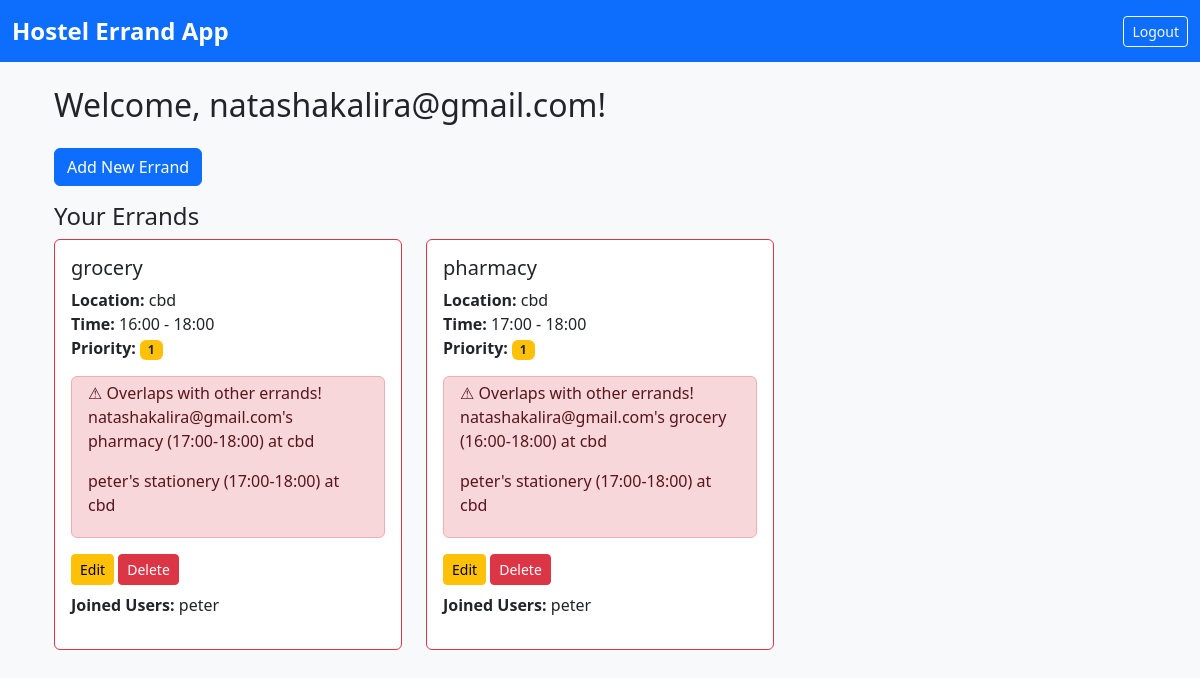
Screenshot of / (signed in) with the database file from the repository.
### app.py (models this page shows)
class User(db.Model, UserMixin):
    id = db.Column(db.Integer, primary_key=True)
    username = db.Column(db.String(50), unique=True, nullable=False)
    password = db.Column(db.String(50), nullable=False)
    errands = db.relationship('Errand', backref='user', lazy=True)
    joined_errands = db.relationship('Errand', secondary=participants, backref='joined_users')

class Errand(db.Model):
    id = db.Column(db.Integer, primary_key=True)
    user_id = db.Column(db.Integer, db.ForeignKey('user.id'), nullable=False)
    name = db.Column(db.String(100), nullable=False)
    location = db.Column(db.String(100), nullable=False)
    start_time = db.Column(db.String(5), nullable=False)
    end_time = db.Column(db.String(5), nullable=False)
    priority = db.Column(db.Integer, default=3)

### app.py (the view)
@app.route('/')
@login_required
def dashboard():
    errands = Errand.query.filter_by(user_id=current_user.id).all()
    all_errands = Errand.query.all()
    for e in errands:
        e.overlaps = find_overlaps(e, [ex for ex in all_errands if ex.id != e.id])
    return render_template('dashboard.html', errands=errands)

### app.py (called while the page is built)
@login_manager.user_loader
def load_user(user_id):
    return User.query.get(int(user_id))

def parse_time(time_str):
    return datetime.strptime(time_str, "%H:%M")

def is_overlap(start1, end1, start2, end2):
    start1, end1 = parse_time(start1), parse_time(end1)
    start2, end2 = parse_time(start2), parse_time(end2)
    return start1 < end2 and start2 < end1

def find_overlaps(new_errand, existing_errands):
    overlaps = []
    for e in existing_errands:
        if is_overlap(new_errand.start_time, new_errand.end_time, e.start_time, e.end_time):
            overlaps.append(e)
    return overlaps

### templates/dashboard.html (shortened to what this page needs)
{% extends "base.html" %}
{% block content %}
<div class="container mt-4">
    <h2>Welcome, {{ current_user.username }}!</h2>
    <a href="{{ url_for('add_errand') }}" class="btn btn-primary my-3">Add New Errand</a>
    <h4>Your Errands</h4>
    <div class="row">
        {% for e in errands %}
        <div class="col-md-4">
            <div class="card mb-3 {% if e.overlaps %}border-danger{% else %}border-success{% endif %}">
                <div class="card-body">
                    <h5 class="card-title">{{ e.name }}</h5>
                    <p class="card-text">
                        <strong>Location:</strong> {{ e.location }} <br>
                        <strong>Time:</strong> {{ e.start_time }} - {{ e.end_time }} <br>
                        <strong>Priority:</strong> <span class="badge bg-warning text-dark">{{ e.priority }}</span>
                    </p>
                    {% if e.overlaps %}
                        <div class="alert alert-danger py-1">
                            ⚠ Overlaps with other errands!
                            {% for o in e.overlaps %}
                                <p>{{ o.user.username }}'s {{ o.name }} ({{ o.start_time }}-{{ o.end_time }}) at {{ o.location }}</p>
                            {% endfor %}
                        </div>
                    {% endif %}
                    <a href="{{ url_for('edit_errand', errand_id=e.id) }}" class="btn btn-sm btn-warning">Edit</a>
                    <a href="{{ url_for('delete_errand', errand_id=e.id) }}" class="btn btn-sm btn-danger" onclick="return confirm('Delete this errand?');">Delete</a>
                    {% if e.joined_users %}
                        <p class="mt-2"><strong>Joined Users:</strong>
                        {% for u in e.joined_users %}
                            {{ u.username }}{% if not loop.last %}, {% endif %}
                        {% endfor %}
                        </p>
                    {% endif %}
                </div>
            </div>
        </div>
        {% endfor %}
    </div>
</div>
{% endblock %}

### templates/base.html (shortened to what this page needs)
<!DOCTYPE html>
<html>
<head>
    <link href="https://cdn.jsdelivr.net/npm/bootstrap@5.3.1/dist/css/bootstrap.min.css" rel="stylesheet">
    <link rel="stylesheet" href="{{ url_for('static', filename='style.css') }}">
</head>
<body class="bg-light">
<nav class="navbar navbar-expand-lg navbar-dark bg-primary mb-4">
    <div class="container-fluid">
        <a class="navbar-brand" href="{{ url_for('dashboard') }}">Hostel Errand App</a>
        <div>
            {% if current_user.is_authenticated %}
            <a class="btn btn-outline-light btn-sm" href="{{ url_for('logout') }}">Logout</a>
            {% endif %}
        </div>
    </div>
</nav>
<div class="container">
    {% block content %}{% endblock %}
</div>
</body>
</html>

### static/style.css (style rules this page uses)
body { font-family: 'Segoe UI', sans-serif; }
.card { transition: transform 0.2s; }
.navbar-brand { font-weight: bold; font-size: 1.5rem; }

### rows the page displays
User: username "natashakalira@gmail.com"
Errand: name "grocery", location "cbd", start_time "16:00", end_time "18:00", priority "1", user.username "natashakalira@gmail.com"
Errand: user.username "natashakalira@gmail.com", name "pharmacy", start_time "17:00", end_time "18:00", location "cbd", priority "1"
Errand: user.username "peter", name "stationery", start_time "17:00", end_time "18:00", location "cbd"
User: username "peter"
